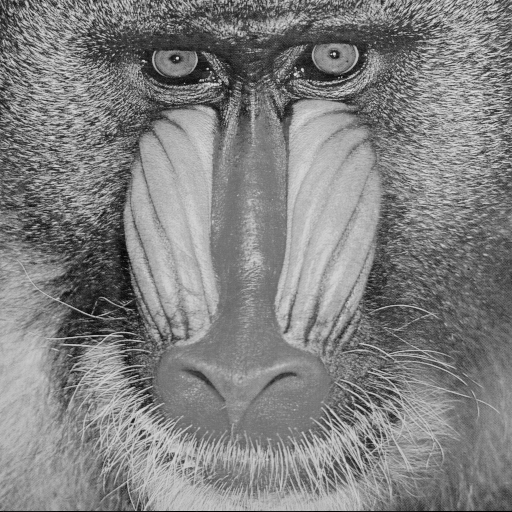
#> input picture trabalho0/baboon.png, 512 x 512 px
$ python mosaico.py
#> lines starting #> are read from the running program, lines starting #| are printed output that depends on the picture
import numpy as np
import cv2
def vconcat_resize_min(im_list, interpolation=cv2.INTER_CUBIC):
    w_min = min(im.shape[1] for im in im_list)
    im_list_resize = [cv2.resize(im, (w_min, int(im.shape[0] * w_min / im.shape[1])), interpolation=interpolation)
                      for im in im_list]
    return cv2.vconcat(im_list_resize)

def hconcat_resize_min(im_list, interpolation=cv2.INTER_CUBIC):
    h_min = min(im.shape[0] for im in im_list)
    im_list_resize = [cv2.resize(im, (int(im.shape[1] * h_min / im.shape[0]), h_min), interpolation=interpolation)
                      for im in im_list]
    return cv2.hconcat(im_list_resize)

im = cv2.imread('baboon.png')
#> im is the input picture: shape (512, 512, 3); min 0, max 230, mean 129.1
col = im.shape[0]
#> col = 512
lin = im.shape[1]
#> lin = 512

img = []

for i in range(0, col, int(col/4)):
    for j in range(0, lin, int(lin/4)):
        img.append( im[i : int(i +  col/4) , j: int(j + lin/4)] )
#> after the loop, img = 16 items


im_v1 = vconcat_resize_min([img[5], img[7], img[11], img[3]])
#> in vconcat_resize_min, `w_min = min(im.shape[1] for im in im_list)`: w_min = 128
#> in vconcat_resize_min, `im_list_resize = [cv2.resize(im, (w_min, int(im.shape[0] * w_min / im...`: im_list_resize = 4 items
#> in vconcat_resize_min, `return cv2.vconcat(im_list_resize)`:
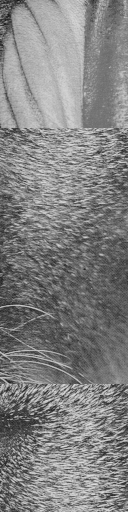
#> returned value: shape (512, 128, 3); min 24, max 223, mean 129.7
im_v2 = vconcat_resize_min([img[10], img[15], img[13], img[14]])
#> call 2 of vconcat_resize_min, with interpolation = 2
#> in vconcat_resize_min (call 2), `return cv2.vconcat(im_list_resize)`:
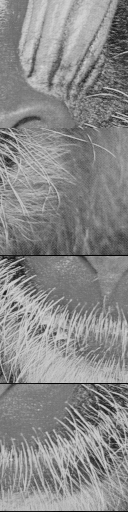
#> returned value: shape (512, 128, 3); min 0, max 213, mean 137.6
im_v3 = vconcat_resize_min([img[12], img[0], img[1], img[9]])
#> call 3 of vconcat_resize_min, with interpolation = 2
#> in vconcat_resize_min (call 3), `return cv2.vconcat(im_list_resize)`:
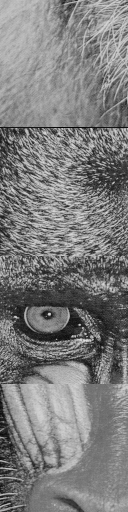
#> returned value: shape (512, 128, 3); min 1, max 224, mean 125.3
im_v4 = vconcat_resize_min([img[2], img[8], img[6], img[4]])
#> call 4 of vconcat_resize_min, with interpolation = 2
#> in vconcat_resize_min (call 4), `return cv2.vconcat(im_list_resize)`:
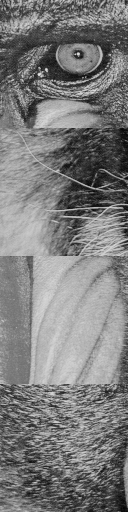
#> returned value: shape (512, 128, 3); min 4, max 230, mean 124

im_h = hconcat_resize_min([im_v1, im_v2, im_v3, im_v4])
#> in hconcat_resize_min, `h_min = min(im.shape[0] for im in im_list)`: h_min = 512
#> in hconcat_resize_min, `im_list_resize = [cv2.resize(im, (int(im.shape[1] * h_min / im.shape[0..`: im_list_resize = 4 items
#> in hconcat_resize_min, `return cv2.hconcat(im_list_resize)`:
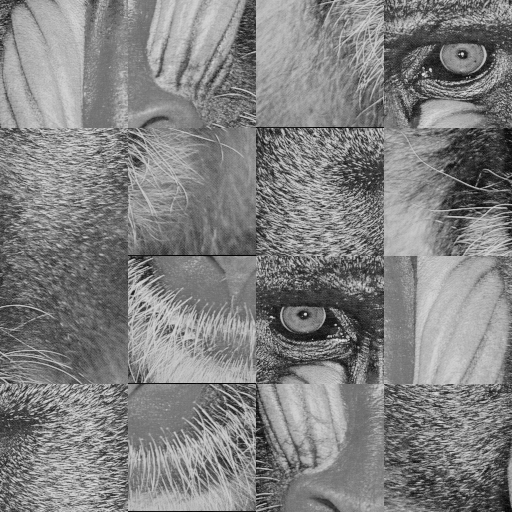
#> returned value: shape (512, 512, 3); min 0, max 230, mean 129.1
cv2.imshow("cropped", im_h)
cv2.waitKey(0)
cv2.destroyAllWindows()

$ run again, with trabalho0/butterfly.png copied over trabalho0/baboon.png
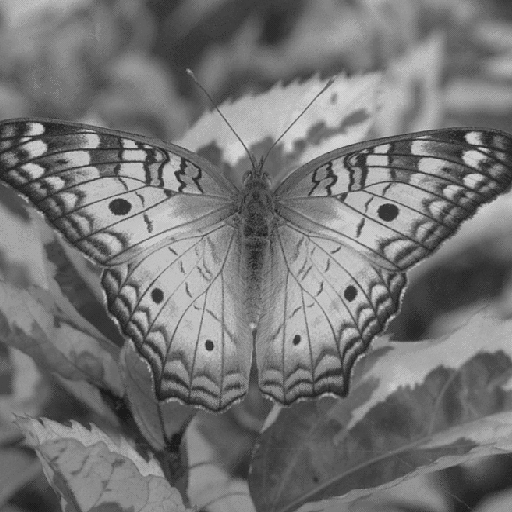
#> input picture trabalho0/butterfly.png, 512 x 512 px
#> im is the input picture: shape (512, 512, 3); min 27, max 212, mean 116.8
#> after the loop `for i in range(0, col, int(col/4)):`: img = 16 items
#> w_min = 128
#> in vconcat_resize_min, `im_list_resize = [cv2.resize(im, (w_min, int(im.shape[0] * w_min / im...`: im_list_resize = 4 items
#> in vconcat_resize_min (call 4), `return cv2.vconcat(im_list_resize)`:
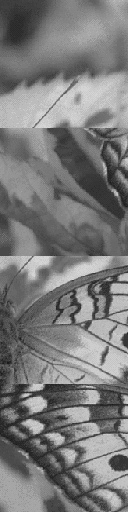
#> returned value: shape (512, 128, 3); min 27, max 212, mean 122.5
#> h_min = 512
#> in hconcat_resize_min, `im_list_resize = [cv2.resize(im, (int(im.shape[1] * h_min / im.shape[0..`: im_list_resize = 4 items
#> in hconcat_resize_min, `return cv2.hconcat(im_list_resize)`:
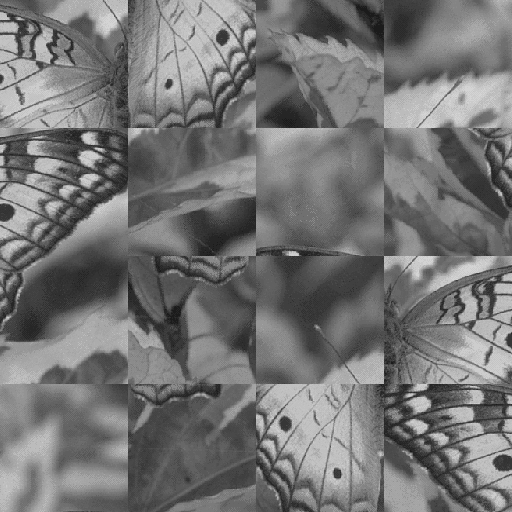
#> returned value: shape (512, 512, 3); min 27, max 212, mean 116.8

$ run again, with trabalho0/martelo.jpeg saved as trabalho0/baboon.png
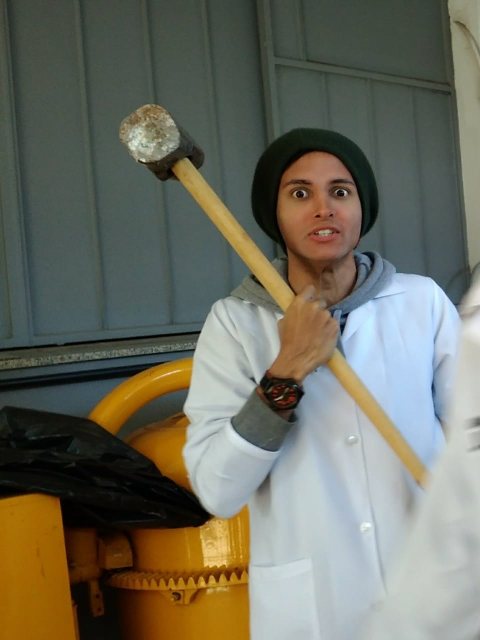
#> input picture trabalho0/martelo.jpeg, 960 x 1280 px (shown at 1/2 size)
#> im is the input picture: shape (1280, 960, 3); mean B, G, R 95.9, 109.3, 109.6
#> after the loop `for i in range(0, col, int(col/4)):`: img = 16 items
#> w_min = 240
#> in vconcat_resize_min, `im_list_resize = [cv2.resize(im, (w_min, int(im.shape[0] * w_min / im...`: im_list_resize = 4 items
#> in vconcat_resize_min (call 4), `return cv2.vconcat(im_list_resize)`:
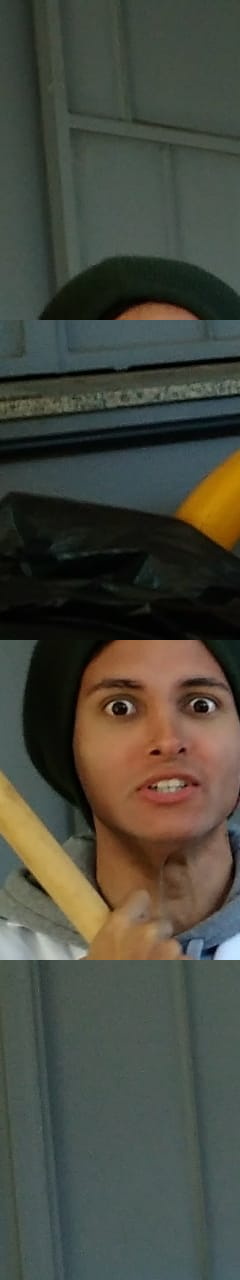
#> returned value: shape (1280, 240, 3); mean of channels 0, 1, 2 62.6, 73.1, 72; drawn as B, G, R
#> h_min = 1280
#> in hconcat_resize_min, `im_list_resize = [cv2.resize(im, (int(im.shape[1] * h_min / im.shape[0..`: im_list_resize = 4 items
#> in hconcat_resize_min, `return cv2.hconcat(im_list_resize)`:
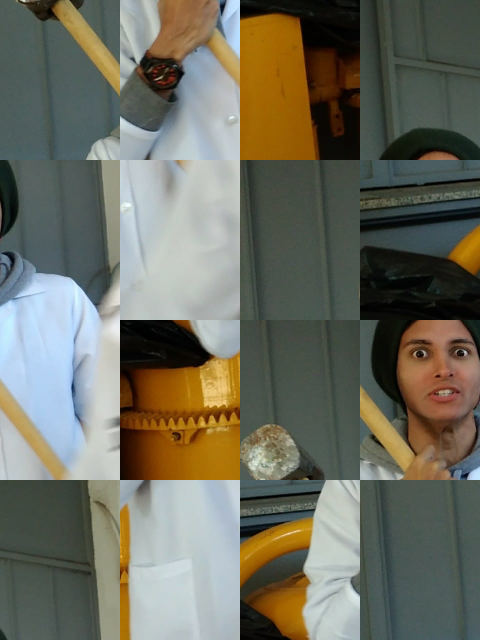
#> returned value: shape (1280, 960, 3) (shown at 1/2 size); mean of channels 0, 1, 2 95.9, 109.3, 109.6; drawn as B, G, R
